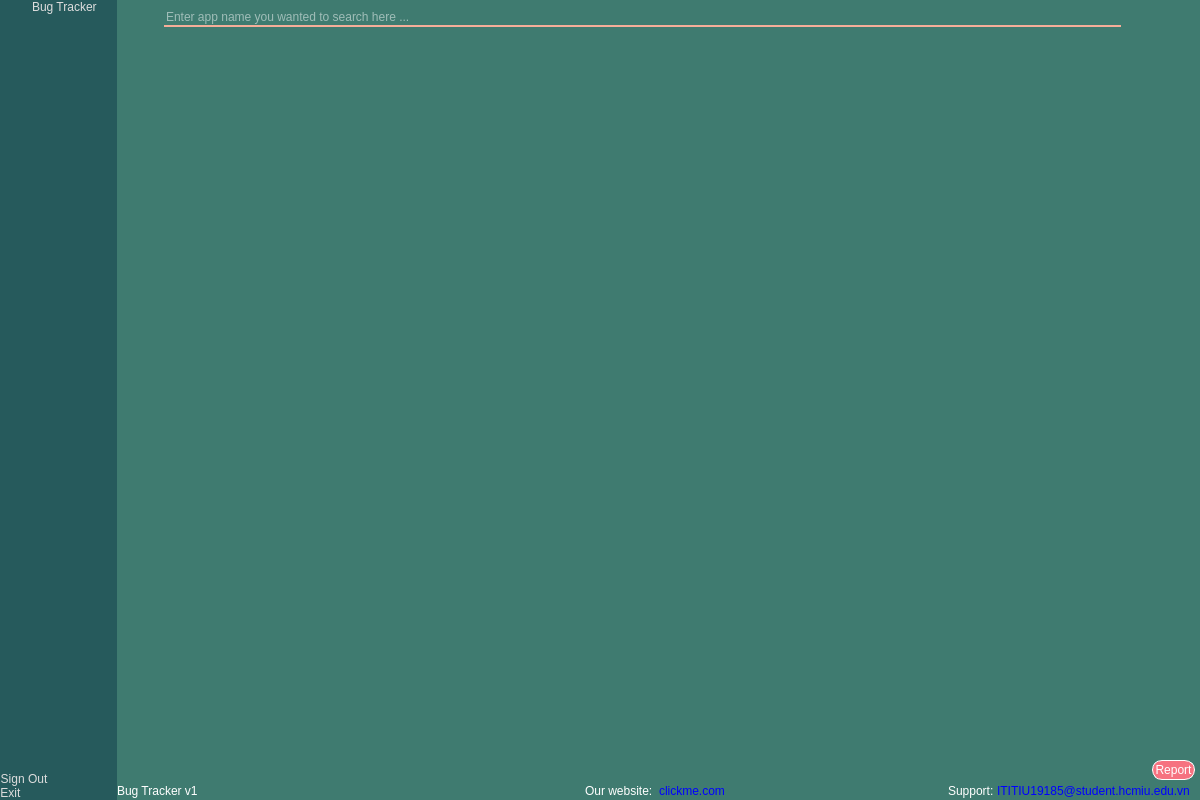
<?xml version="1.0" encoding="UTF-8"?>
<ui version="4.0">
 <class>Dialog</class>
 <widget class="QDialog" name="Dialog">
  <property name="geometry">
   <rect>
    <x>0</x>
    <y>0</y>
    <width>1200</width>
    <height>800</height>
   </rect>
  </property>
  <property name="minimumSize">
   <size>
    <width>1200</width>
    <height>800</height>
   </size>
  </property>
  <property name="maximumSize">
   <size>
    <width>1200</width>
    <height>800</height>
   </size>
  </property>
  <property name="windowTitle">
   <string>Dialog</string>
  </property>
  <property name="styleSheet">
   <string notr="true">QDialog#Dialog{
background-color:  rgb(125, 125, 125);
}
*{
	border : none;
	color: white;
	font: 75 10pt &quot;Consolas&quot;;
}
QToolBox::tab{
	border-radius:5px;
	text-align:left;
}

QToolBox{
	text-align: left;
	color: white;
}



</string>
  </property>
  <layout class="QHBoxLayout" name="horizontalLayout">
   <property name="spacing">
    <number>0</number>
   </property>
   <property name="leftMargin">
    <number>0</number>
   </property>
   <property name="topMargin">
    <number>0</number>
   </property>
   <property name="rightMargin">
    <number>0</number>
   </property>
   <property name="bottomMargin">
    <number>0</number>
   </property>
   <item>
    <widget class="QFrame" name="slide_menu_container">
     <property name="maximumSize">
      <size>
       <width>250</width>
       <height>16777215</height>
      </size>
     </property>
     <property name="cursor">
      <cursorShape>ArrowCursor</cursorShape>
     </property>
     <property name="styleSheet">
      <string notr="true">background-color:rgb(38, 90, 92)</string>
     </property>
     <property name="frameShape">
      <enum>QFrame::StyledPanel</enum>
     </property>
     <property name="frameShadow">
      <enum>QFrame::Raised</enum>
     </property>
     <layout class="QVBoxLayout" name="verticalLayout_2">
      <property name="spacing">
       <number>0</number>
      </property>
      <property name="leftMargin">
       <number>0</number>
      </property>
      <property name="topMargin">
       <number>0</number>
      </property>
      <property name="rightMargin">
       <number>20</number>
      </property>
      <property name="bottomMargin">
       <number>0</number>
      </property>
      <item>
       <widget class="QFrame" name="frame_2">
        <property name="sizePolicy">
         <sizepolicy hsizetype="Preferred" vsizetype="Preferred">
          <horstretch>0</horstretch>
          <verstretch>0</verstretch>
         </sizepolicy>
        </property>
        <property name="minimumSize">
         <size>
          <width>0</width>
          <height>0</height>
         </size>
        </property>
        <property name="frameShape">
         <enum>QFrame::StyledPanel</enum>
        </property>
        <property name="frameShadow">
         <enum>QFrame::Raised</enum>
        </property>
        <layout class="QVBoxLayout" name="verticalLayout_6">
         <property name="spacing">
          <number>0</number>
         </property>
         <property name="leftMargin">
          <number>0</number>
         </property>
         <property name="topMargin">
          <number>0</number>
         </property>
         <property name="rightMargin">
          <number>0</number>
         </property>
         <property name="bottomMargin">
          <number>0</number>
         </property>
         <item alignment="Qt::AlignLeft|Qt::AlignTop">
          <widget class="QFrame" name="header">
           <property name="frameShape">
            <enum>QFrame::StyledPanel</enum>
           </property>
           <property name="frameShadow">
            <enum>QFrame::Raised</enum>
           </property>
           <layout class="QHBoxLayout" name="horizontalLayout_8">
            <property name="spacing">
             <number>0</number>
            </property>
            <property name="leftMargin">
             <number>0</number>
            </property>
            <property name="topMargin">
             <number>0</number>
            </property>
            <property name="rightMargin">
             <number>0</number>
            </property>
            <property name="bottomMargin">
             <number>0</number>
            </property>
            <item>
             <widget class="QPushButton" name="pushButton_6">
              <property name="text">
               <string/>
              </property>
              <property name="icon">
               <iconset>
                <normaloff>logo.png</normaloff>logo.png</iconset>
              </property>
              <property name="iconSize">
               <size>
                <width>30</width>
                <height>30</height>
               </size>
              </property>
             </widget>
            </item>
            <item>
             <widget class="QLabel" name="label_4">
              <property name="styleSheet">
               <string notr="true">font: 500 italic 20pt &quot;Ubuntu&quot;;
color : rgb(221, 221, 221);</string>
              </property>
              <property name="text">
               <string>Bug Tracker</string>
              </property>
             </widget>
            </item>
           </layout>
          </widget>
         </item>
         <item>
          <widget class="QFrame" name="side_menu_menu">
           <property name="sizePolicy">
            <sizepolicy hsizetype="Preferred" vsizetype="Expanding">
             <horstretch>0</horstretch>
             <verstretch>0</verstretch>
            </sizepolicy>
           </property>
           <property name="frameShape">
            <enum>QFrame::StyledPanel</enum>
           </property>
           <property name="frameShadow">
            <enum>QFrame::Raised</enum>
           </property>
           <layout class="QVBoxLayout" name="verticalLayout_7">
            <property name="spacing">
             <number>0</number>
            </property>
            <property name="leftMargin">
             <number>0</number>
            </property>
            <property name="topMargin">
             <number>0</number>
            </property>
            <property name="rightMargin">
             <number>0</number>
            </property>
            <property name="bottomMargin">
             <number>0</number>
            </property>
           </layout>
          </widget>
         </item>
         <item alignment="Qt::AlignLeft|Qt::AlignBottom">
          <widget class="QFrame" name="footer">
           <property name="frameShape">
            <enum>QFrame::StyledPanel</enum>
           </property>
           <property name="frameShadow">
            <enum>QFrame::Raised</enum>
           </property>
           <layout class="QVBoxLayout" name="verticalLayout_4">
            <property name="spacing">
             <number>0</number>
            </property>
            <property name="leftMargin">
             <number>0</number>
            </property>
            <property name="topMargin">
             <number>0</number>
            </property>
            <property name="rightMargin">
             <number>0</number>
            </property>
            <property name="bottomMargin">
             <number>0</number>
            </property>
            <item alignment="Qt::AlignLeft">
             <widget class="QPushButton" name="signout_button">
              <property name="styleSheet">
               <string notr="true">font: 20pt &quot;Consolas&quot;;
color : rgb(221, 221, 221);</string>
              </property>
              <property name="text">
               <string>Sign Out</string>
              </property>
              <property name="icon">
               <iconset resource="icons.qrc">
                <normaloff>:/icons/icons/log-out.svg</normaloff>:/icons/icons/log-out.svg</iconset>
              </property>
              <property name="iconSize">
               <size>
                <width>30</width>
                <height>30</height>
               </size>
              </property>
             </widget>
            </item>
            <item alignment="Qt::AlignLeft">
             <widget class="QPushButton" name="exit_button">
              <property name="styleSheet">
               <string notr="true">font: 20pt &quot;Consolas&quot;;
color : rgb(221, 221, 221);</string>
              </property>
              <property name="text">
               <string>Exit </string>
              </property>
              <property name="icon">
               <iconset resource="icons.qrc">
                <normaloff>:/icons/icons/x.svg</normaloff>:/icons/icons/x.svg</iconset>
              </property>
              <property name="iconSize">
               <size>
                <width>30</width>
                <height>30</height>
               </size>
              </property>
             </widget>
            </item>
           </layout>
          </widget>
         </item>
        </layout>
       </widget>
      </item>
     </layout>
    </widget>
   </item>
   <item>
    <widget class="QFrame" name="main_menu_container">
     <property name="styleSheet">
      <string notr="true">background-color:rgb(63, 123, 112)</string>
     </property>
     <property name="frameShape">
      <enum>QFrame::StyledPanel</enum>
     </property>
     <property name="frameShadow">
      <enum>QFrame::Raised</enum>
     </property>
     <layout class="QVBoxLayout" name="verticalLayout">
      <property name="spacing">
       <number>0</number>
      </property>
      <property name="leftMargin">
       <number>0</number>
      </property>
      <property name="topMargin">
       <number>0</number>
      </property>
      <property name="rightMargin">
       <number>0</number>
      </property>
      <property name="bottomMargin">
       <number>0</number>
      </property>
      <item alignment="Qt::AlignTop">
       <widget class="QFrame" name="header_frame">
        <property name="frameShape">
         <enum>QFrame::StyledPanel</enum>
        </property>
        <property name="frameShadow">
         <enum>QFrame::Raised</enum>
        </property>
        <layout class="QHBoxLayout" name="horizontalLayout_5">
         <item alignment="Qt::AlignLeft">
          <widget class="QFrame" name="header_0">
           <property name="frameShape">
            <enum>QFrame::StyledPanel</enum>
           </property>
           <property name="frameShadow">
            <enum>QFrame::Raised</enum>
           </property>
           <layout class="QHBoxLayout" name="horizontalLayout_7">
            <property name="spacing">
             <number>0</number>
            </property>
            <property name="leftMargin">
             <number>0</number>
            </property>
            <property name="topMargin">
             <number>0</number>
            </property>
            <property name="rightMargin">
             <number>0</number>
            </property>
            <property name="bottomMargin">
             <number>0</number>
            </property>
            <item alignment="Qt::AlignLeft|Qt::AlignTop">
             <widget class="QPushButton" name="menu_button">
              <property name="styleSheet">
               <string notr="true">background-color: rgba(255, 255, 255, 0);</string>
              </property>
              <property name="text">
               <string/>
              </property>
              <property name="icon">
               <iconset resource="icons.qrc">
                <normaloff>:/icons/icons/menu.svg</normaloff>:/icons/icons/menu.svg</iconset>
              </property>
              <property name="iconSize">
               <size>
                <width>25</width>
                <height>25</height>
               </size>
              </property>
             </widget>
            </item>
           </layout>
          </widget>
         </item>
         <item>
          <widget class="QFrame" name="header_1">
           <property name="minimumSize">
            <size>
             <width>0</width>
             <height>0</height>
            </size>
           </property>
           <property name="frameShape">
            <enum>QFrame::StyledPanel</enum>
           </property>
           <property name="frameShadow">
            <enum>QFrame::Raised</enum>
           </property>
           <layout class="QHBoxLayout" name="horizontalLayout_6">
            <property name="spacing">
             <number>0</number>
            </property>
            <property name="leftMargin">
             <number>0</number>
            </property>
            <property name="topMargin">
             <number>0</number>
            </property>
            <property name="rightMargin">
             <number>0</number>
            </property>
            <property name="bottomMargin">
             <number>0</number>
            </property>
            <item>
             <widget class="QLineEdit" name="search_box">
              <property name="styleSheet">
               <string notr="true">border-bottom:2px solid rgb(246, 174, 153);
font: 20pt &quot;Ubuntu&quot;;</string>
              </property>
              <property name="text">
               <string/>
              </property>
              <property name="placeholderText">
               <string>Enter app name you wanted to search here ...</string>
              </property>
             </widget>
            </item>
            <item>
             <widget class="QPushButton" name="search_button">
              <property name="text">
               <string/>
              </property>
              <property name="icon">
               <iconset resource="icons.qrc">
                <normaloff>:/icons/icons/search.svg</normaloff>:/icons/icons/search.svg</iconset>
              </property>
              <property name="iconSize">
               <size>
                <width>20</width>
                <height>20</height>
               </size>
              </property>
             </widget>
            </item>
           </layout>
          </widget>
         </item>
         <item>
          <widget class="QFrame" name="header_2">
           <property name="frameShape">
            <enum>QFrame::StyledPanel</enum>
           </property>
           <property name="frameShadow">
            <enum>QFrame::Raised</enum>
           </property>
           <layout class="QHBoxLayout" name="horizontalLayout_2">
            <property name="spacing">
             <number>0</number>
            </property>
            <property name="leftMargin">
             <number>0</number>
            </property>
            <property name="topMargin">
             <number>0</number>
            </property>
            <property name="rightMargin">
             <number>0</number>
            </property>
            <property name="bottomMargin">
             <number>0</number>
            </property>
            <item>
             <widget class="QPushButton" name="refresh_button">
              <property name="text">
               <string/>
              </property>
              <property name="icon">
               <iconset resource="icons.qrc">
                <normaloff>:/icons/icons/refresh-cw.svg</normaloff>:/icons/icons/refresh-cw.svg</iconset>
              </property>
              <property name="iconSize">
               <size>
                <width>20</width>
                <height>20</height>
               </size>
              </property>
             </widget>
            </item>
           </layout>
          </widget>
         </item>
        </layout>
       </widget>
      </item>
      <item>
       <widget class="QFrame" name="main_menu_content">
        <property name="sizePolicy">
         <sizepolicy hsizetype="Preferred" vsizetype="Expanding">
          <horstretch>0</horstretch>
          <verstretch>0</verstretch>
         </sizepolicy>
        </property>
        <property name="focusPolicy">
         <enum>Qt::StrongFocus</enum>
        </property>
        <property name="frameShape">
         <enum>QFrame::StyledPanel</enum>
        </property>
        <property name="frameShadow">
         <enum>QFrame::Raised</enum>
        </property>
        <layout class="QHBoxLayout" name="horizontalLayout_10">
         <property name="spacing">
          <number>0</number>
         </property>
         <property name="leftMargin">
          <number>0</number>
         </property>
         <property name="topMargin">
          <number>0</number>
         </property>
         <property name="rightMargin">
          <number>5</number>
         </property>
         <property name="bottomMargin">
          <number>0</number>
         </property>
         <item>
          <widget class="QListWidget" name="app_list">
           <property name="styleSheet">
            <string notr="true">font: 700 22pt &quot;Comfortaa&quot;;
</string>
           </property>
          </widget>
         </item>
         <item alignment="Qt::AlignRight|Qt::AlignBottom">
          <widget class="QPushButton" name="report_button">
           <property name="styleSheet">
            <string notr="true">background-color: rgb(246, 114, 128);
border-style: outset;
border-width: 1px;
border-radius: 10px;
border-color: white;
padding: 2px;
font: 700 20pt &quot;Ubuntu&quot;;</string>
           </property>
           <property name="text">
            <string>Report</string>
           </property>
          </widget>
         </item>
        </layout>
       </widget>
      </item>
      <item alignment="Qt::AlignBottom">
       <widget class="QFrame" name="footer_frame">
        <property name="frameShape">
         <enum>QFrame::StyledPanel</enum>
        </property>
        <property name="frameShadow">
         <enum>QFrame::Raised</enum>
        </property>
        <layout class="QHBoxLayout" name="horizontalLayout_3">
         <property name="spacing">
          <number>0</number>
         </property>
         <property name="leftMargin">
          <number>0</number>
         </property>
         <property name="topMargin">
          <number>4</number>
         </property>
         <property name="rightMargin">
          <number>0</number>
         </property>
         <property name="bottomMargin">
          <number>2</number>
         </property>
         <item>
          <widget class="QFrame" name="frame_8">
           <property name="frameShape">
            <enum>QFrame::StyledPanel</enum>
           </property>
           <property name="frameShadow">
            <enum>QFrame::Raised</enum>
           </property>
           <layout class="QVBoxLayout" name="verticalLayout_3">
            <property name="spacing">
             <number>0</number>
            </property>
            <property name="leftMargin">
             <number>0</number>
            </property>
            <property name="topMargin">
             <number>0</number>
            </property>
            <property name="rightMargin">
             <number>0</number>
            </property>
            <property name="bottomMargin">
             <number>0</number>
            </property>
            <item alignment="Qt::AlignBottom">
             <widget class="QLabel" name="label">
              <property name="text">
               <string>Bug Tracker v1</string>
              </property>
             </widget>
            </item>
           </layout>
          </widget>
         </item>
         <item>
          <widget class="QFrame" name="frame_7">
           <property name="frameShape">
            <enum>QFrame::StyledPanel</enum>
           </property>
           <property name="frameShadow">
            <enum>QFrame::Raised</enum>
           </property>
           <layout class="QHBoxLayout" name="horizontalLayout_4">
            <property name="spacing">
             <number>0</number>
            </property>
            <property name="leftMargin">
             <number>0</number>
            </property>
            <property name="topMargin">
             <number>0</number>
            </property>
            <property name="rightMargin">
             <number>0</number>
            </property>
            <property name="bottomMargin">
             <number>0</number>
            </property>
            <item alignment="Qt::AlignRight">
             <widget class="QLabel" name="label_2">
              <property name="text">
               <string>Our website:  </string>
              </property>
             </widget>
            </item>
            <item alignment="Qt::AlignLeft">
             <widget class="QPushButton" name="website_button">
              <property name="styleSheet">
               <string notr="true">color:blue;</string>
              </property>
              <property name="text">
               <string>clickme.com</string>
              </property>
             </widget>
            </item>
           </layout>
          </widget>
         </item>
         <item>
          <widget class="QFrame" name="frame_9">
           <property name="frameShape">
            <enum>QFrame::StyledPanel</enum>
           </property>
           <property name="frameShadow">
            <enum>QFrame::Raised</enum>
           </property>
           <layout class="QHBoxLayout" name="horizontalLayout_11">
            <property name="spacing">
             <number>0</number>
            </property>
            <property name="leftMargin">
             <number>0</number>
            </property>
            <property name="topMargin">
             <number>0</number>
            </property>
            <property name="rightMargin">
             <number>10</number>
            </property>
            <property name="bottomMargin">
             <number>0</number>
            </property>
            <item alignment="Qt::AlignRight">
             <widget class="QLabel" name="label_3">
              <property name="text">
               <string>Support: </string>
              </property>
             </widget>
            </item>
            <item>
             <widget class="QPushButton" name="email_button">
              <property name="styleSheet">
               <string notr="true">color:blue;</string>
              </property>
              <property name="text">
               <string>ITITIU19185@student.hcmiu.edu.vn</string>
              </property>
             </widget>
            </item>
           </layout>
          </widget>
         </item>
        </layout>
       </widget>
      </item>
     </layout>
    </widget>
   </item>
  </layout>
 </widget>
 <resources>
  <include location="icons.qrc"/>
 </resources>
 <connections/>
</ui>
